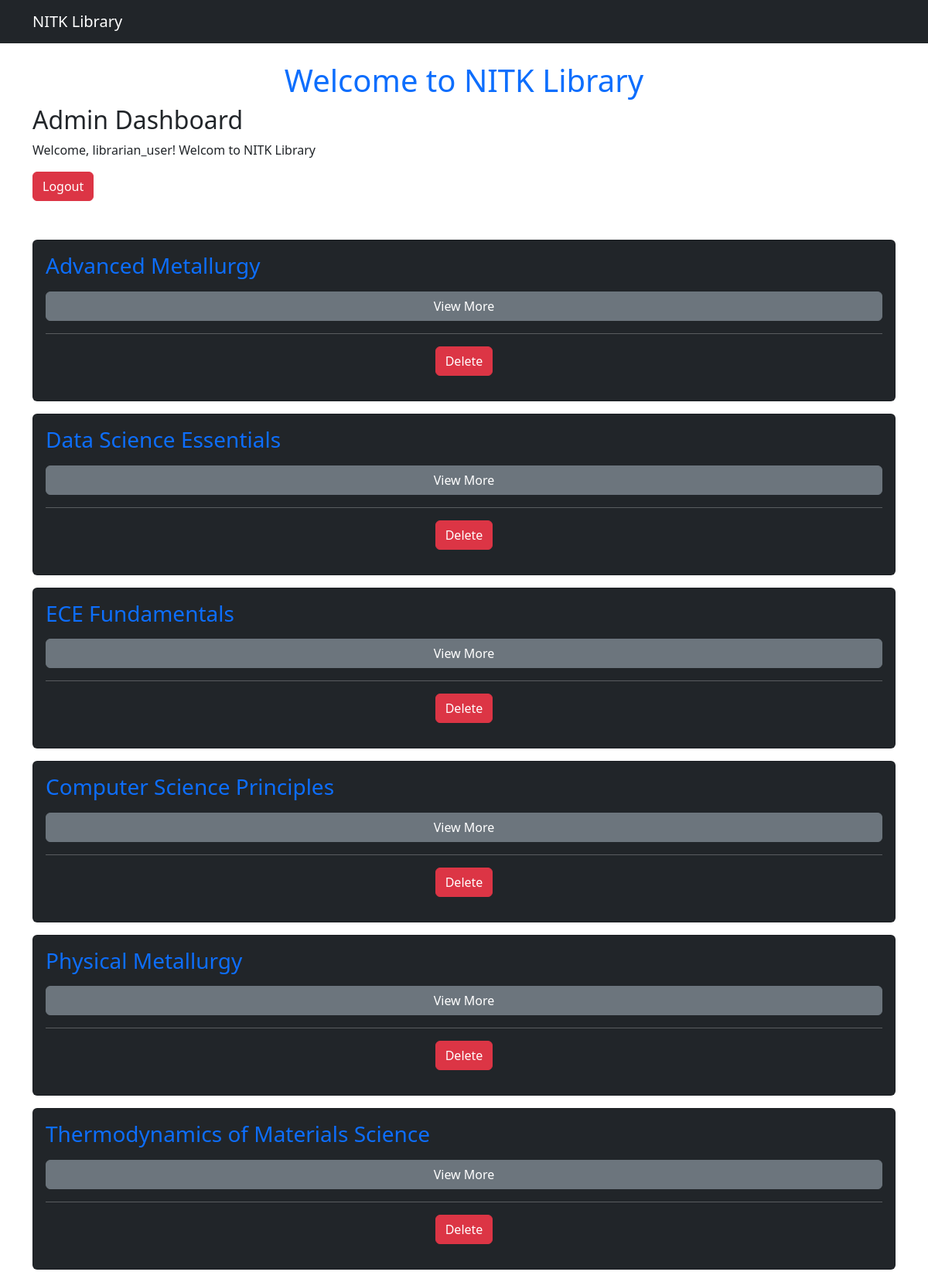
Page /dashboard/admin/ (signed in) on the earlier database version.
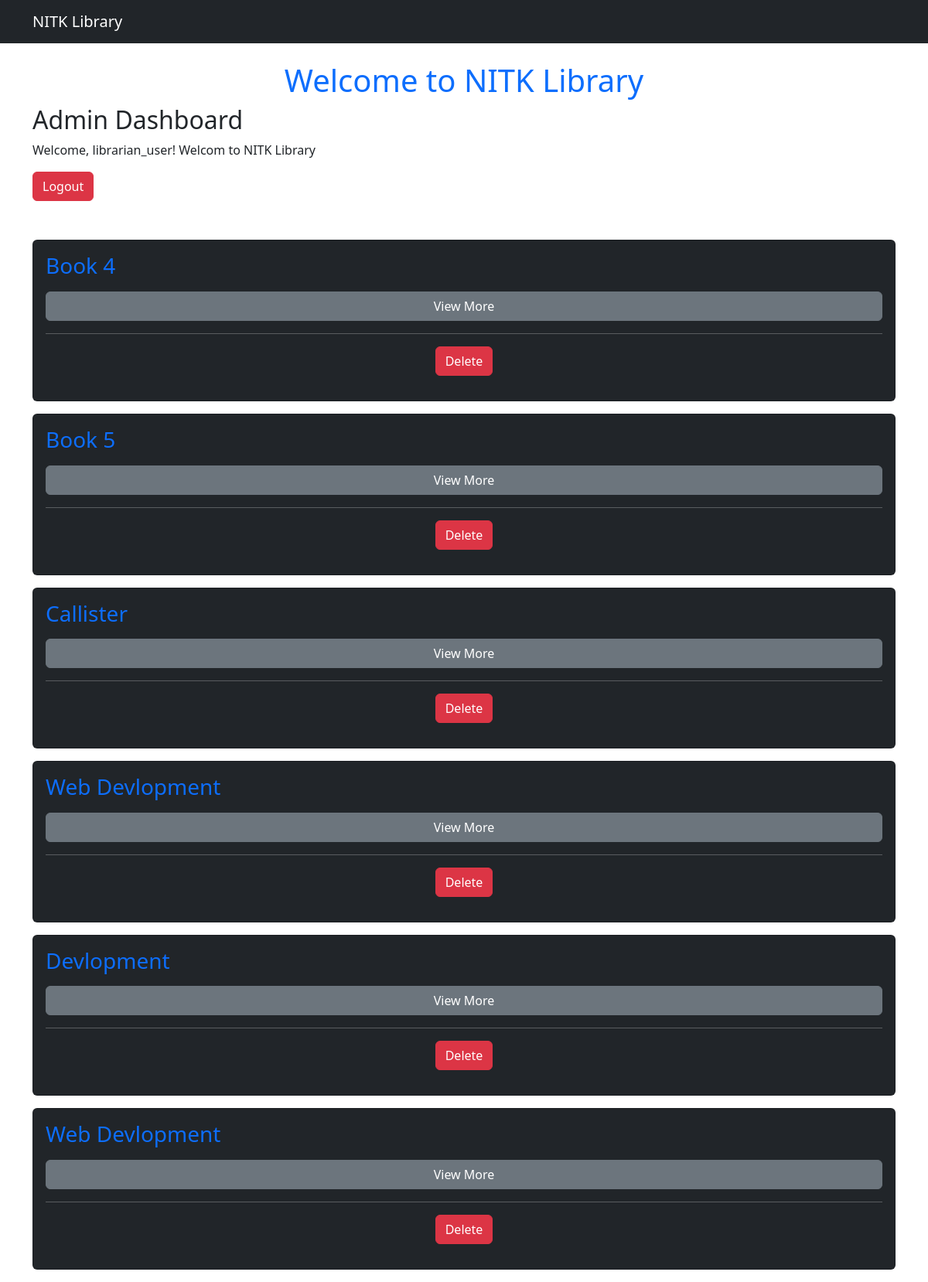
Same page on the later database version.
### users/models.py (models this page shows, shortened)
class User(AbstractUser):
    email = models.EmailField(unique=True)
    role = models.CharField(max_length=10, choices=UserRoles.choices, default=UserRoles.STUDENT)
    objects = UserManager()
    def is_student(self):
        return self.role == UserRoles.STUDENT
    def is_librarian(self):
        return self.role == UserRoles.LIBRARIAN
    def is_admin(self):
        return self.role == UserRoles.ADMIN

### books/models.py (models this page shows, shortened)
class Book(models.Model):
    GenreChoices = [
    ('Metallurgy', 'METALLURGY'),
    ('Computer Science', 'CS'),
    ('ECE', 'ECE'),
    ('EEE', 'EEE'),
    ('Mechanical', 'MECHANICAL'),
    ('Civil', 'CIVIL'),
    ('AI', 'AI'),
    ('Data Science', 'DATA_SCIENCE'),
    ('Mining', 'MINING'),
    ('IT', 'IT')
]
    title = models.CharField(max_length=255)
    author = models.ForeignKey(Author, on_delete=models.CASCADE)
    publisher = models.CharField(max_length=255)
    pages = models.IntegerField(validators=[MinValueValidator(1)])
    price = models.DecimalField(max_digits=8, decimal_places=2)
    genre = models.CharField(max_length=50, choices=GenreChoices)
    topics = models.TextField(blank=True, null=True)
    available_copies = models.IntegerField(default=1, validators=[MinValueValidator(0)])

### users/views.py (the view)
# urls.py: path('dashboard/admin/', admin_dashboard, name='admin_dashboard'),
@login_required
def admin_dashboard(request):
    books = Book.objects.all()
    return render(request, "admin_dashboard.html", {"books": books})

### users/templates/admin_dashboard.html
{% extends "base.html" %}
{% block content %}
<h2>Admin Dashboard</h2>
<p>Welcome, {{ request.user.username }}! Welcom to NITK Library</p>
<a href="{% url 'logout' %}" class="btn btn-danger">Logout</a>
<div style="height: 50px;"></div>
{% include "book_list.html" %}
{% endblock %}

### users/templates/base.html (shortened to what this page needs)
<!DOCTYPE html>
<html lang="en">
<head>
    <link href="https://cdn.jsdelivr.net/npm/bootstrap@5.3.0/dist/css/bootstrap.min.css" rel="stylesheet">
</head>
<body>
    <nav class="navbar navbar-dark bg-dark">
        <div class="container">
            <a class="navbar-brand" href="#">NITK Library</a>
        </div>
    </nav>
    <div class="container mt-4">
        <h1 class="text-center text-primary">Welcome to NITK Library</h1>
        {% block content %}{% endblock %}
    </div>
</body>
</html>

### books/templates/book_list.html
{% for book in books %}
    {% include "book_component.html" with book=book %}
{% endfor %}

### books/templates/book_component.html (shortened to what this page needs)
<div class="card text-white bg-dark mb-3">
    <div class="card-body">
        <h3 class="card-title text-primary">{{ book.title }}</h3>
        <button class="btn btn-secondary w-100 mt-2" type="button" data-bs-toggle="collapse" data-bs-target="#bookDetails-{{ book.id }}" aria-expanded="false">
            View More
        </button>
        <hr>
        {% if request.user.is_admin or request.user.is_librarian %}
            <div class="text-center mb-3">
                <form id="deleteForm-{{ book.id }}" method="POST" action="{% url 'delete_item' 'book' book.id %}">
                    <button type="button" class="btn btn-danger" onclick="confirmDelete('{{ book.id }}')">Delete</button>
                </form>
            </div>
        {% endif %}
    </div>
</div>

Differences in the rows shown:
removed Book: title "Advanced Metallurgy"
removed Book: title "Data Science Essentials"
removed Book: title "ECE Fundamentals"
removed Book: title "Computer Science Principles"
removed Book: title "Physical Metallurgy"
removed Book: title "Thermodynamics of Materials Science"
added Book: title "Book 4"
added Book: title "Book 5"
added Book: title "Callister"
added Book: title "Web Devlopment"
added Book: title "Devlopment"
added Book: title "Web Devlopment"
